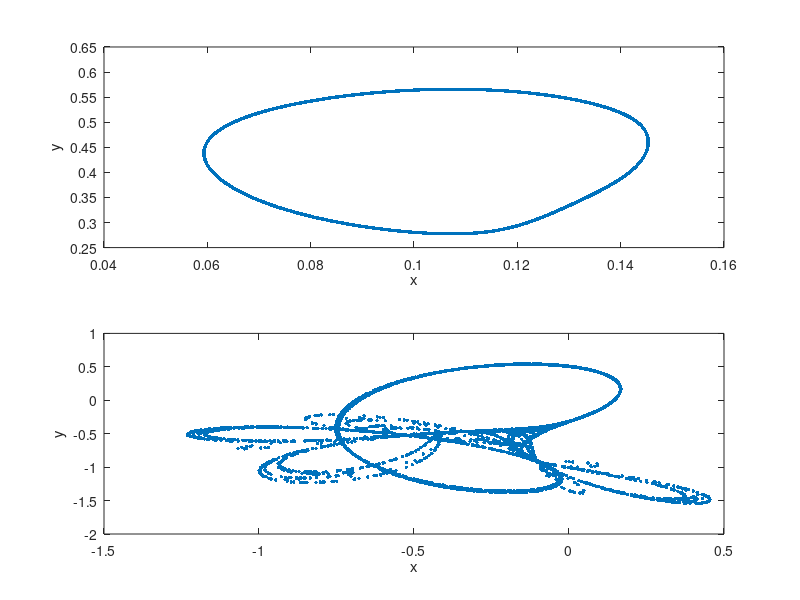

Reproduce this figure in MATLAB.
clear all
close all

a=0.3;
b=0.6;
c=2;
d=0.27;

N=10000;

x=zeros(1,N);
y=zeros(1,N);
x(1)=0.1;
y(1)=0.1;
for i=2:N
    x(i)=(x(i-1)^2) - (y(i-1)^2) + (a*x(i-1)) + (b*y(i-1));
    y(i)=(2*x(i-1)*y(i-1)) + (c*x(i-1)) + (d*y(i-1));
end


figure(1)
subplot(2,1,1)
plot(x(1000:N),y(1000:N),'.','MarkerSize',8);
xlabel('x')
ylabel('y')

a=0.9;
b=-0.6013;
c=2;
d=0.5;

N=10000;

x=zeros(1,N);
y=zeros(1,N);
x(1)=0.1;
y(1)=0.1;
for i=2:N
    x(i)=(x(i-1)^2) - (y(i-1)^2) + (a*x(i-1)) + (b*y(i-1));
    y(i)=(2*x(i-1)*y(i-1)) + (c*x(i-1)) + (d*y(i-1));
end

subplot(2,1,2)
plot(x(1000:N),y(1000:N),'.','MarkerSize',8);
xlabel('x')
ylabel('y')